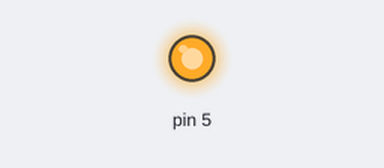
Bench run of a sketch on a simulated Arduino Uno, built with avr-gcc and run on an emulated ATmega328P. On the bench: output pins drawn as LEDs (lit = HIGH). What the sketch prints to the serial monitor is not drawn.

Above: at 0.38 s.
Timing chart, 0 to 1.9 s (numbered marks = the images above):
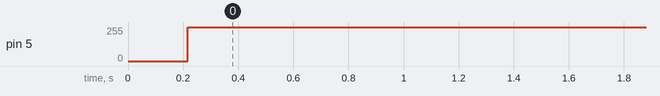

Measured:
- by itself, pin 5: 0/255 → 255/255 at 0.22 s

The sketch:

Ex2.ino
```cpp
void setup()
{
  DDRD   = (1<<5);  // Set pin 5 for output

  TCCR0A = 0x23;  //Disconnect pin A, Channel B Fast PWM, Clear On Match
    // 00-10   00-11
    //OFF ON   XX-Fast PWM
  TCCR0B = 0x0b;
    // 00000 - 1        - 011
    // Junk  - Fast PWM - /64 Prescale
  OCR0A  = 250;  // Timer TOP
//   OCR0B  = 0;   // Duty Cycle

  Serial.begin(115200);
}

void loop()
{
  float aval;
  long x;
  x = millis();
  aval = abs(3 * sin(2 * 3.141592654 * x / 1000));
  delay(1);
  Serial.println(aval);

  OCR0B = 255 * (aval/3);
}

// Low Pass Filter:
// 1/RC:
// 1/10k*.000001 =
//                 1/0.01 = 100

// PWM Frequency:
//   16MHz/64 Prescale = 250KHz
//   250KHz/250 ticks  = 1KHz
// Overall signal = ??

// About 1Hz decoded output frequency?
```
